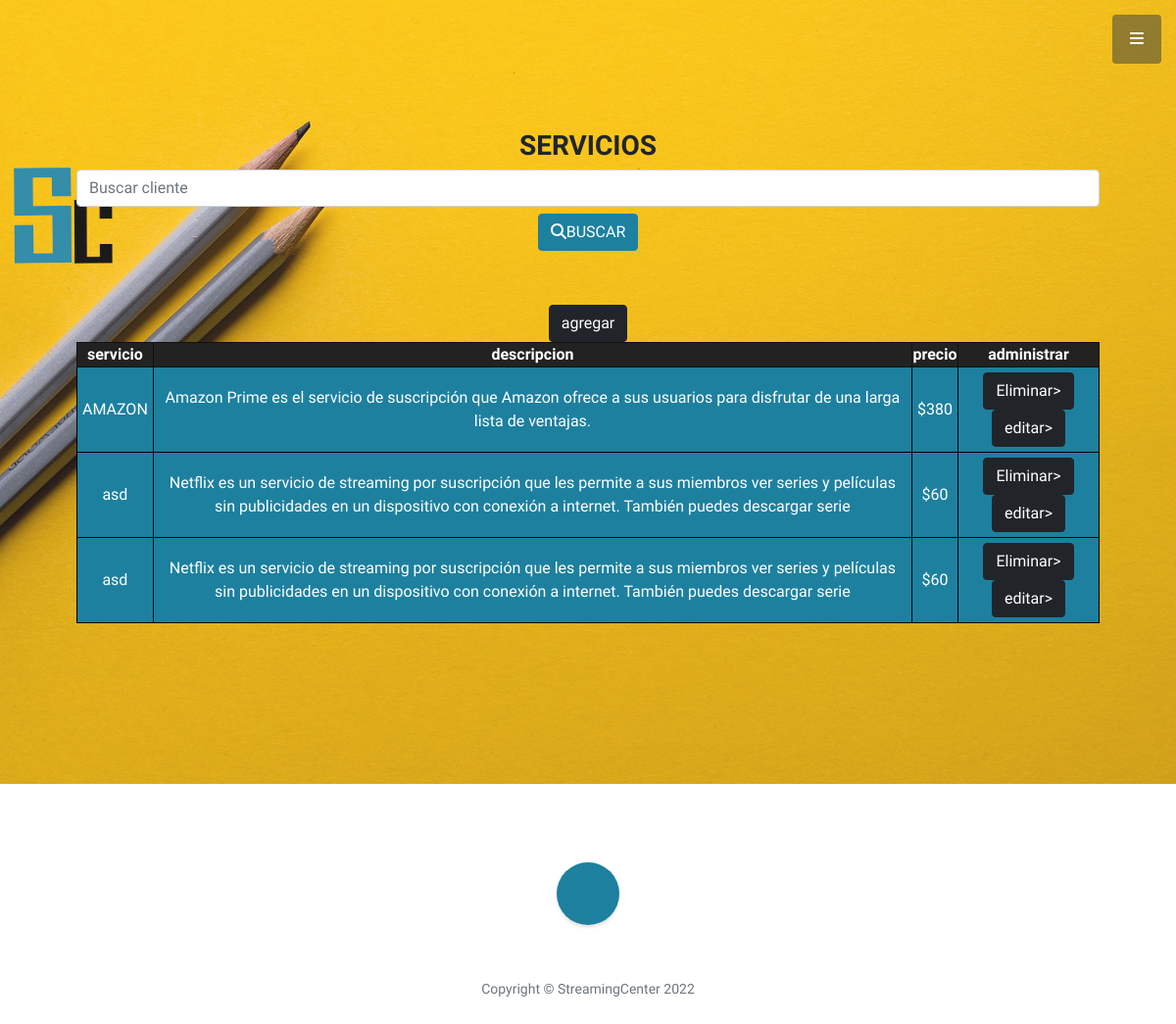
Page /serviciosdata/ (signed in) on the earlier database version.
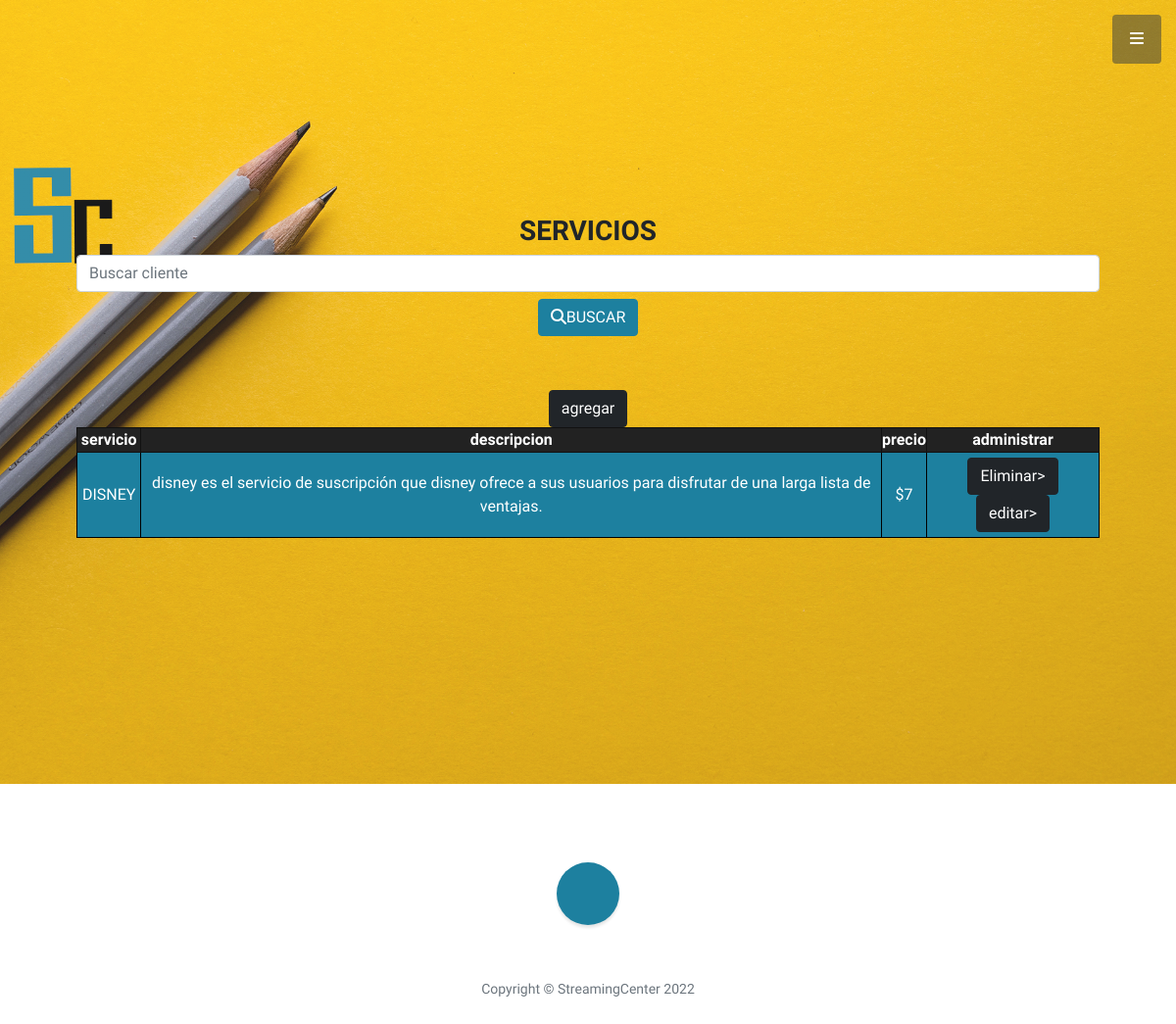
Same page on the later database version.
### clientes/models.py (models this page shows, shortened)
class Servicios(models.Model):
    nombre = models.CharField(max_length=30)
    descripcion = models.CharField(max_length=900)
    precio = models.IntegerField()

### clientes/views.py (the view, shortened to what this page needs)
# urls.py: path('serviciosdata/', MostrarDatosServicios.as_view(), name='mostrarDatosServicios'),
class MostrarDatosServicios(LoginRequiredMixin, ListView):
    model = Servicios
    template_name = 'clientes/mostrar_datos_servicios.html'
    def get(self, request):
        servicios = Servicios.objects.all()
        return render(request, 'clientes/mostrar_datos_servicios.html', {'servicios': servicios})

### Templates/clientes/mostrar_datos_servicios.html (shortened to what this page needs)
{% extends "clientes/padre.html"  %}
{% load static %}
{% block header %}
<section class="" id="servicios">
    <header class="masthead d-flex align-items-center">
        <div class="container px-4 px-lg-5 text-center">
            <div>
                <h3>SERVICIOS </h3>
                    <form class="navbar-search" method="POST"> {% csrf_token %}
                        <input type="text" class="form-control" placeholder="Buscar cliente" name="buscar_servicio" value="">
                        <div class = "btn">
                            <button class="btn btn-primary "><i class="fas fa-search"></i>BUSCAR</button>
                        </div>
                    </form>
                    <table>
                        <tr>
                            <button class = "btn btn-primary btn-dark"><a href="{% url 'agregarServicio' %}"> agregar</a></a></button>
                            <th><strong>servicio</strong></th>
                            <th><strong>descripcion</strong></th>
                            <th><strong>precio</strong></th>
                            <th><strong>administrar</strong></th>
                        </tr>
                        {% for s in servicios %}
                        <tr>
                            <td>{{s.nombre}}</td>
                            <td>{{s.descripcion}}</td>
                            <td><span class="input-group-addon">$</span>{{s.precio}}</td>
                            <td>
                                <button class = "btn btn-primary btn-dark">
                                    <a href="{% url 'eliminarServicio' s.id %}"> Eliminar</a>></a>
                                </button>
                                <button class = "btn btn-primary btn-dark">
                                    <a href="{% url 'editarServicio' s.id %}"> editar</a>></a>
                                </button>
                            </td>
                        </tr>
                        {% endfor %}
                    </table>
            </div>
        </div>
    </header>
</section>
{% endblock %}

Differences in the rows shown:
removed Servicios: nombre "AMAZON", descripcion "Amazon Prime es el servicio de suscripción que Amazon ofrece a sus usuarios para disfrutar de una larga lista de ventajas.", precio "380"
removed Servicios: nombre "asd", descripcion "Netflix es un servicio de streaming por suscripción que les permite a sus miembros ver series y películas sin publicidades en un dispositivo con conexión a internet. También puedes descargar serie", precio "60"
removed Servicios: nombre "asd", descripcion "Netflix es un servicio de streaming por suscripción que les permite a sus miembros ver series y películas sin publicidades en un dispositivo con conexión a internet. También puedes descargar serie", precio "60"
added Servicios: nombre "DISNEY", descripcion "disney es el servicio de suscripción que disney ofrece a sus usuarios para disfrutar de una larga lista de ventajas.", precio "7"
